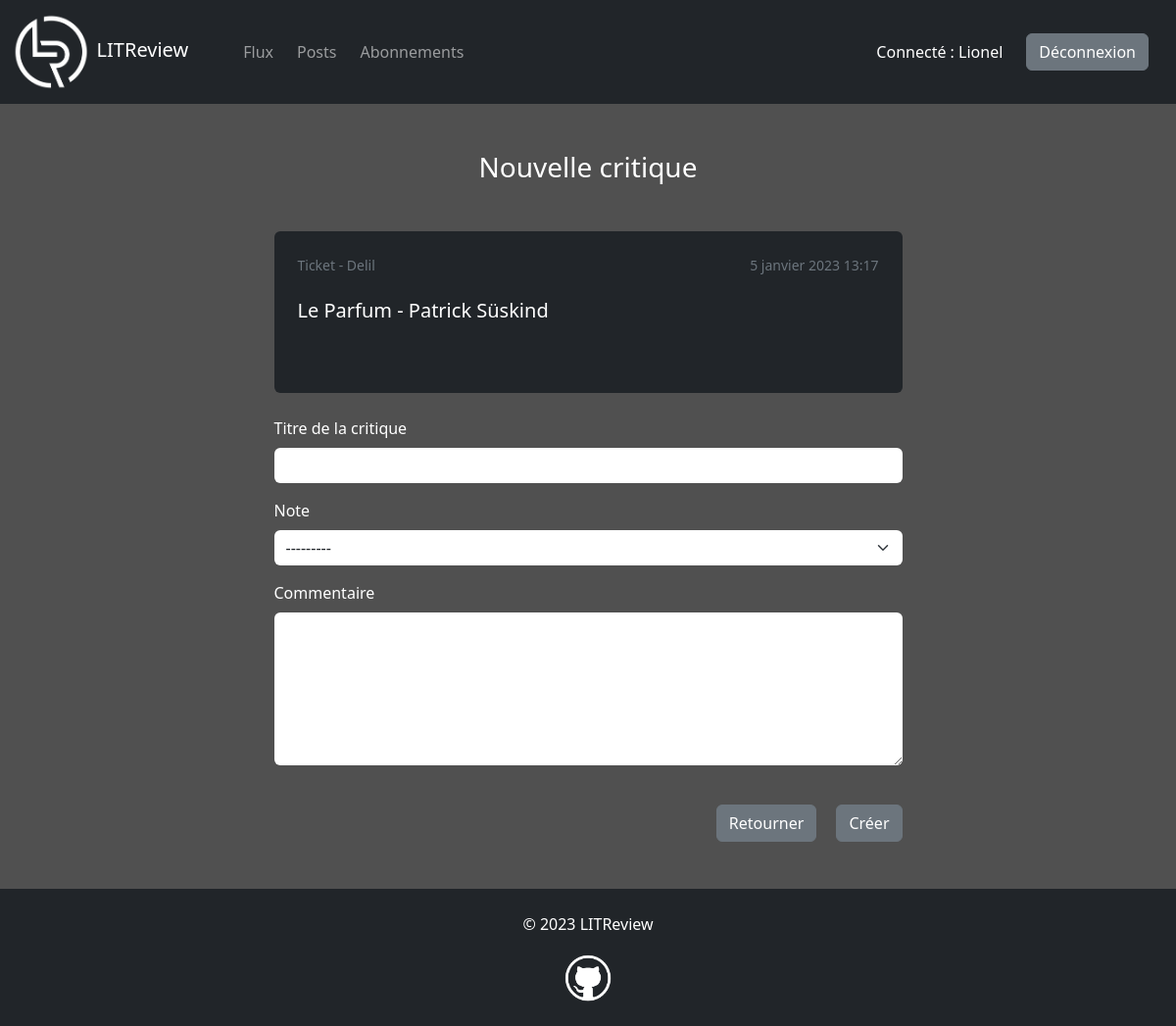
Screenshot of /critique/nouvelle/9/ (signed in) with the database file from the repository.
### accounts/models.py (models this page shows)
class User(AbstractUser):
    pass

### reviews/models.py (models this page shows, shortened)
class Ticket(models.Model):
    user = models.ForeignKey(to=settings.AUTH_USER_MODEL, on_delete=models.CASCADE)
    title = models.CharField(max_length=128)
    description = models.TextField(max_length=2048, blank=True)
    image = models.ImageField(null=True, blank=True, upload_to="book_covers")
    time_created = models.DateTimeField(auto_now_add=True)

### reviews/views.py (the view, shortened to what this page needs)
# urls.py: path("critique/nouvelle/<int:ticket_id>/", views.create_review, name="create_review"),
@login_required
def create_review(request, ticket_id):
    ticket = get_object_or_404(Ticket, pk=ticket_id)
    review_form = CreateReviewForm()
    context = {"review_form": review_form, "ticket": ticket}
    return render(request, "reviews/review_form.html", context)

### reviews/forms.py
class CreateReviewForm(forms.ModelForm):
    class Meta:
        model = Review
        fields = ["headline", "rating", "body"]
        labels = {
            "headline": "Titre de la critique",
            "rating": "Note",
            "body": "Commentaire"
            }
        widgets = {"body": forms.Textarea(attrs={"rows": "6"})}
    def __init__(self, *args, **kwargs):
        super(CreateReviewForm, self).__init__(*args, **kwargs)
        self.fields["headline"].widget.attrs["placeholder"] = ""
        self.fields["body"].widget.attrs["placeholder"] = ""

### reviews/templates/reviews/review_form.html (shortened to what this page needs)
{% extends "base.html" %}
{% load bootstrap5 %}
{% block content %}
<div class="row justify-content-center">
    <div class="col-md-9 col-lg-8 col-xl-7 col-xxl-6">
        <h3 class="text-center text-white mb-5">
            {% if review %}Modification d'une critique{% else %}Nouvelle critique{% endif %}
        </h3>
        <div class="bg-dark rounded p-4 mb-4">
            <div class="d-flex justify-content-between text-secondary">
                {% if ticket.user == request.user %}
                <small>Ticket - Vous</small>
                {% else %}
                <small>Ticket - {{ ticket.user.username }}</small>
                {% endif %}
                <small class="ms-4">{{ ticket.time_created|date }} {{ ticket.time_created|time }}</small>
            </div>
            <h5 class="text-white mt-4">{{ ticket.title }}</h5>
            {% if ticket.image %}
            <div class="row justify-content-center mt-4">
                <div class="col-8 col-sm-5 col-lg-4">
                </div>
            </div>
            {% endif %}
        </div>
        <form method="POST">
            {% bootstrap_form review_form bound_css_class="" %}
            <div class="text-end">
                {% if review %}
                <a class="btn btn-secondary mt-4 me-3" href="{% url 'posts' %}">Retourner</a>
                {% else %}
                <a class="btn btn-secondary mt-4 me-3" href="{% url 'feed' %}">Retourner</a>
                {% endif %}
                <button class="btn btn-secondary mt-4" type="submit">
                    {% if review %}Enregistrer{% else %}Créer{% endif %}
                </button>
            </div>
        </form>
    </div>
</div>
{% endblock content %}

### templates/base.html (shortened to what this page needs)
<!DOCTYPE html>
{% load static %}
<html lang="fr">
<head>
    <link
    href="https://cdn.jsdelivr.net/npm/bootstrap@5.3.0-alpha1/dist/css/bootstrap.min.css"
    rel="stylesheet"
>
    <link rel="stylesheet" href="{% static 'css/style.css' %}">
</head>
<body>
    <div id="main-container">
        <nav class="navbar navbar-dark bg-dark navbar-expand-lg" data-bs-theme="dark">
            <div class="container-fluid">
                <a class="navbar-brand me-5" href="">
                    <img id="litreview-logo" src="{% static 'img/logos/litreview-logo.png' %}" alt="logo">
                    LITReview
                </a>
                {% if user.is_authenticated %}
                <div class="collapse navbar-collapse" id="navbar">
                    <ul class="navbar-nav me-auto mb-2 mb-lg-0">
                        <li>
                            <a class="nav-link me-2" href="{% url 'feed' %}">Flux</a>
                        </li>
                        <li>
                            <a class="nav-link me-2" href="{% url 'posts' %}">Posts</a>
                        </li>
                        <li>
                            <a class="nav-link me-2" href="{% url 'subscriptions' %}">Abonnements</a>
                        </li>
                    </ul>
                    <p class="text-white mt-3 me-4">Connecté : {{ user.username }}</p>
                    <a class="btn btn-secondary me-3 my-2" href="{% url 'logout' %}">Déconnexion</a>
                </div>
                {% endif %}
            </div>
        </nav>
        <div class="container mt-5">
            {% block content %}
            {% endblock content %}
        </div>
    </div>
    <footer class="bg-dark mt-5">
        <p class="text-white text-center pt-4">&copy; <span>{% now "Y" %}</span> LITReview</p>
        <p class="text-center">
            <a href="https://github.com/romansainthilaire" target="_blank">
                <img id="github-logo" src="{% static 'img/logos/github-logo.png' %}" alt="">
            </a>
        </p>
    </footer>
</body>
</html>

### static/css/style.css (style rules this page uses)
body { background-color: rgb(80, 80, 80); }
#main-container { min-height: calc(100vh - 140px); }
footer { height: 140px; }
#litreview-logo { max-height: 80px; }
#github-logo { max-height: 50px; margin-top: 2px; margin-bottom: 2px; }
label, input { color: white; }
a { color: rgb(195, 195, 195); text-underline-offset: 3px; }
.form-control, .form-select { border: none; }

### rows the page displays
User: username "Lionel"
Ticket: user.username "Delil", time_created "5 janvier 2023", time_created "13:17", title "Le Parfum - Patrick Süskind"
